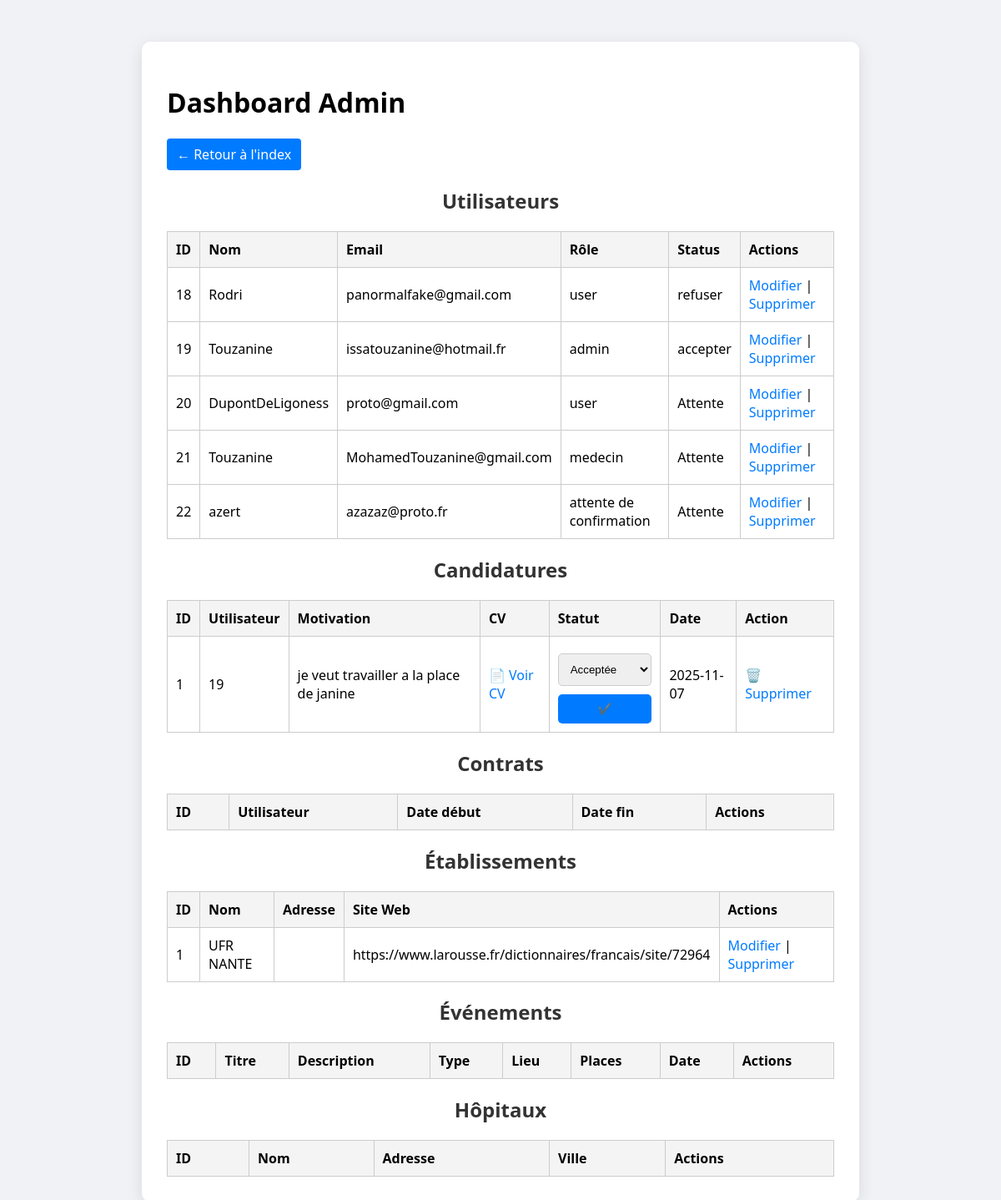
/src/vue/admin.php (signed in), run on an earlier commit of the app's database.
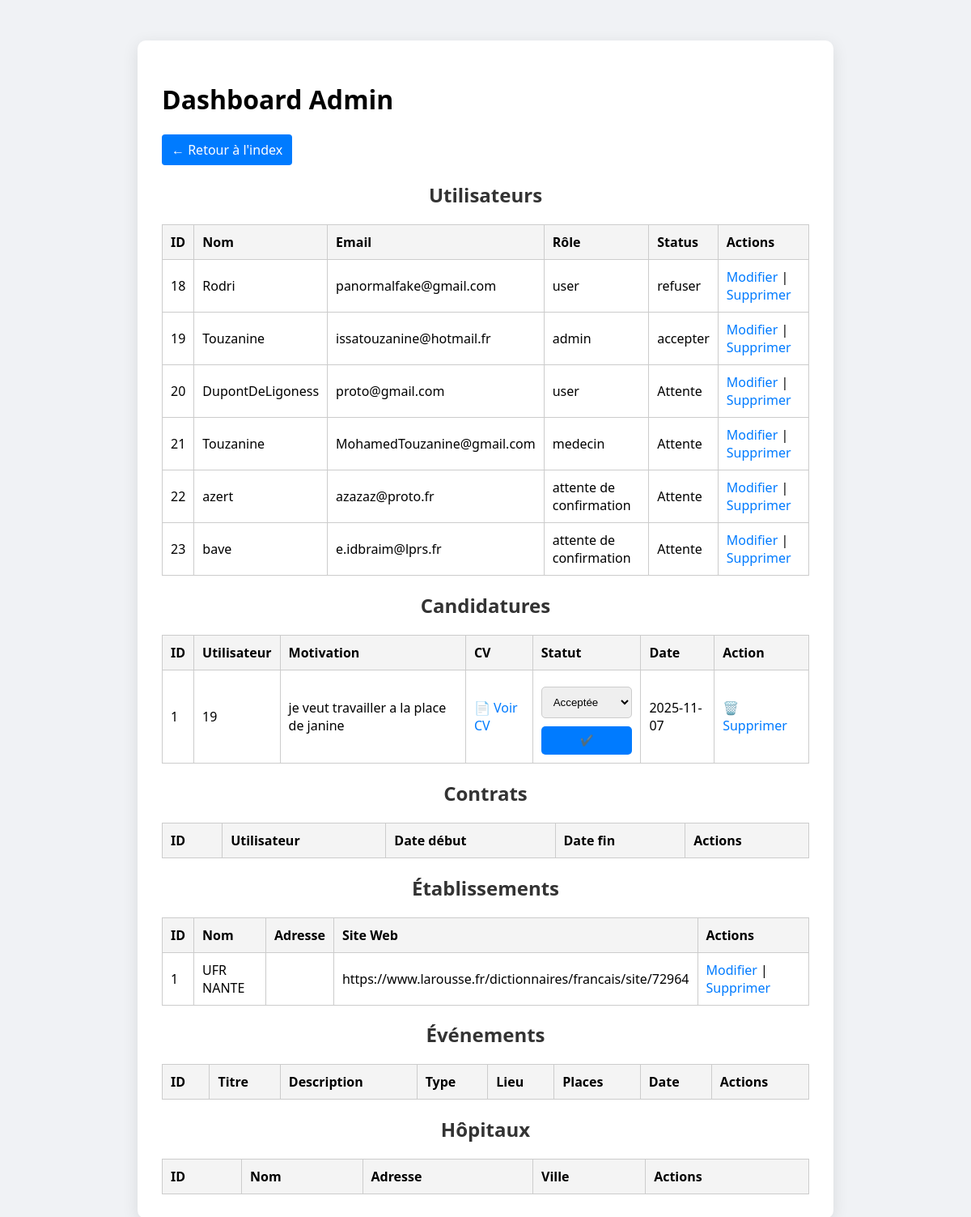
And on a later commit of the database.
### tables this page shows
CREATE TABLE utilisateur (
  id_utilisateur INT NOT NULL AUTO_INCREMENT,
  nom VARCHAR(50) NOT NULL,
  prenom VARCHAR(50) NOT NULL,
  email VARCHAR(50) NOT NULL,
  rue VARCHAR(50) NOT NULL,
  cd INT NOT NULL,
  ville VARCHAR(50) NOT NULL,
  mdp VARCHAR(255) NOT NULL,
  role ENUM('admin','user','medecin','attente de confirmation') DEFAULT 'attente de confirmation',
  status ENUM('Attente','accepter','refuser') DEFAULT 'Attente',
  reset_token VARCHAR(255) NULL,
  reset_expires DATETIME NULL,
  PRIMARY KEY (id_utilisateur),
  UNIQUE KEY (email)
);

CREATE TABLE IF NOT EXISTS `candidature` (
  `id_candidature` int NOT NULL AUTO_INCREMENT,
  `motivation` text NOT NULL,
  `statut` varchar(50) NOT NULL,
  `date_candidature` date NOT NULL,
  `ref_offre` int NOT NULL,
  `ref_utilisateur` int NOT NULL,
  `cv_path` varchar(255) DEFAULT NULL,
  PRIMARY KEY (`id_candidature`),
  KEY `ref_offre_candidature` (`ref_offre`),
  KEY `ref_utilisateur_candidature` (`ref_utilisateur`)
);

CREATE TABLE IF NOT EXISTS `etablissement` (
  `id_etablissement` int NOT NULL AUTO_INCREMENT,
  `nom_etablissement` varchar(50) NOT NULL,
  `adresse_etablissement` varchar(50) NOT NULL,
  `site_web_etablissement` varchar(100) NOT NULL,
  PRIMARY KEY (`id_etablissement`)
);

### src/repository/UtilisateurRepository.php (called while the page is built, shortened)
<?php
class UtilisateurRepository
{
    private $bdd;
    public function __construct(\PDO $bdd) {
        $this->bdd = $bdd;
    }
    public function findAll(): array
    {
        try {
            $sql = "SELECT id_utilisateur, nom, prenom, email, role, ville, status
                FROM utilisateur
                ORDER BY id_utilisateur ASC";
            $stmt = $this->bdd->query($sql);
            return $stmt->fetchAll(\PDO::FETCH_ASSOC);
        } catch (PDOException $e) {
            error_log('Erreur findAll utilisateurs : ' . $e->getMessage());
            return [];
        }
    }
}
include __DIR__ . '/../vue/footer.php';
?>

### src/repository/CandidatureRepository.php (called while the page is built, shortened)
<?php
class CandidatureRepository
{
    private PDO $bdd;
    public function __construct(PDO $bdd)
    {
        $this->bdd = $bdd;
    }
    public function findAll(): array
    {
        $stmt = $this->bdd->query("SELECT * FROM candidature ORDER BY date_candidature DESC");
        return $stmt->fetchAll(PDO::FETCH_ASSOC);
    }
}

### src/repository/EtablissementRepository.php (called while the page is built, shortened)
<?php
class EtablissementRepository
{
    private $bdd;
    public function __construct(\PDO $bdd) {
        $this->bdd = $bdd;
    }
    public function findAll(): array
    {
        try {
            $sql = "SELECT id_etablissement, nom_etablissement, site_web_etablissement FROM etablissement ORDER BY id_etablissement ASC";
            $stmt = $this->bdd->query($sql);
            return $stmt->fetchAll(\PDO::FETCH_ASSOC);
        } catch (PDOException $e) {
            error_log("Erreur findAll établissement : " . $e->getMessage());
            return [];
        }
    }
}

### src/vue/admin.php (the view, shortened to what the changed rows need)
<?php
require_once __DIR__ . '/../repository/EtablissementRepository.php';
require_once __DIR__ . '/../repository/UtilisateurRepository.php';
require_once __DIR__ . '/../repository/CandidatureRepository.php';
$database = new \Bdd();
$bdd = $database->getBdd();
$utilisateurRepo = new UtilisateurRepository($bdd);
$candidatureRepo = new CandidatureRepository($bdd);
$etablissementRepo = new EtablissementRepository($bdd);
$utilisateurs = $utilisateurRepo->findAll();
$candidatures = $candidatureRepo->findAll();
$etablissements = $etablissementRepo->findAll();
include __DIR__ . '/header.php';
?>
<h1>Dashboard Admin</h1>
<section>
    <h2>Utilisateurs</h2>
    <table border="1" cellpadding="5" cellspacing="0">
        <tr>
            <th>ID</th><th>Nom</th><th>Email</th><th>Rôle</th><th>Status</th><th>Actions</th>
        </tr>
        <?php foreach($utilisateurs as $u): ?>
            <tr>
                <td><?= htmlspecialchars($u['id_utilisateur'] ?? '') ?></td>
                <td><?= htmlspecialchars($u['nom'] ?? '') ?></td>
                <td><?= htmlspecialchars($u['email'] ?? '') ?></td>
                <td><?= htmlspecialchars($u['role'] ?? '') ?></td>
                <td><?= htmlspecialchars($u['status'] ?? '') ?></td>
                <td>
                    <a href="../vue/ModifierUtilisateur.php?email=<?= urlencode($u['email'] ?? '') ?>"> Modifier</a>    |
                    <a href="../vue/ListeUtilisateurs.php?delete=<?= htmlspecialchars($u['id_utilisateur'] ?? '') ?>" onclick="return confirm('Voulez-vous supprimer cet utilisateur ?')"> Supprimer</a>
                </td>
            </tr>
        <?php endforeach; ?>
    </table>
</section>
<section>
    <h2>Candidatures</h2>
    <table border="1" cellpadding="5" cellspacing="0">
        <tr><th>ID</th><th>Utilisateur</th><th>Motivation</th><th>CV</th><th>Statut</th><th>Date</th><th>Action</th></tr>
        <?php foreach($candidatures as $c): ?>
            <tr>
                <td><?= htmlspecialchars($c['id_candidature'] ?? '') ?></td>
                <td><?= htmlspecialchars($c['ref_utilisateur'] ?? '') ?></td>
                <td><?= htmlspecialchars($c['motivation'] ?? '') ?></td>
                <td>
                    <?php if (!empty($c['cv_path'])): ?>
                        <a href="../../<?= htmlspecialchars($c['cv_path']) ?>" target="_blank">📄 Voir CV</a>
                    <?php else: ?>
                        <em>Aucun</em>
                    <?php endif; ?>
                </td>
                <td>
                    <form method="POST" style="display:inline;">
                        <label>
                            <select name="statut">
                                <option value="acceptée" <?= ($c['statut'] ?? '') === 'acceptée' ? 'selected' : '' ?>>Acceptée</option>
                            </select>
                        </label>
                        <button type="submit" name="modifier_statut">✔️</button>
                    </form>
                </td>
                <td><?= htmlspecialchars($c['date_candidature'] ?? '') ?></td>
                <td>
                    <a href="?delete_candidature=<?= htmlspecialchars($c['id_candidature']) ?>" onclick="return confirm('Supprimer cette candidature ?')">🗑️ Supprimer</a>
                </td>
            </tr>
        <?php endforeach; ?>
    </table>
</section>
<section>
    <h2>Contrats</h2>
    <table border="1" cellpadding="5" cellspacing="0">
        <tr><th>ID</th><th>Utilisateur</th><th>Date début</th><th>Date fin</th><th>Actions</th></tr>
    </table>
</section>
<section>
    <h2>Établissements</h2>
    <table border="1" cellpadding="5" cellspacing="0">
        <tr><th>ID</th><th>Nom</th><th>Adresse</th><th>Site Web</th><th>Actions</th></tr>
        <?php foreach($etablissements as $e): ?>
            <tr>
                <td><?= htmlspecialchars($e['id_etablissement'] ?? '') ?></td>
                <td><?= htmlspecialchars($e['nom_etablissement'] ?? '') ?></td>
                <td><?= htmlspecialchars($e['adresse_etablissement'] ?? '') ?></td>
                <td><?= htmlspecialchars($e['site_web_etablissement'] ?? '') ?></td>
                <td>
                    <a href="../vue/modifierEtablissement.php?id=<?= htmlspecialchars($e['id_etablissement'] ?? '') ?>">Modifier</a> |
                    <a href="../vue/ListeEtablissement.php?delete=<?= htmlspecialchars($e['id_etablissement'] ?? '') ?>" onclick="return confirm('Supprimer cet établissement ?')">Supprimer</a>
                </td>
            </tr>
        <?php endforeach; ?>
    </table>
</section>
<section>
    <h2>Événements</h2>
    <table border="1" cellpadding="5" cellspacing="0">
        <tr><th>ID</th><th>Titre</th><th>Description</th><th>Type</th><th>Lieu</th><th>Places</th><th>Date</th><th>Actions</th></tr>
    </table>
</section>
<section>
    <h2>Hôpitaux</h2>
    <table border="1" cellpadding="5" cellspacing="0">
        <tr><th>ID</th><th>Nom</th><th>Adresse</th><th>Ville</th><th>Actions</th></tr>
    </table>
</section>
<?php include __DIR__ . '/footer.php'; ?>

What changed in the data, as far as the page shows it:
added utilisateur: id_utilisateur "23", nom "bave", email "e.idbraim@lprs.fr", role "attente de confirmation", status "Attente"
